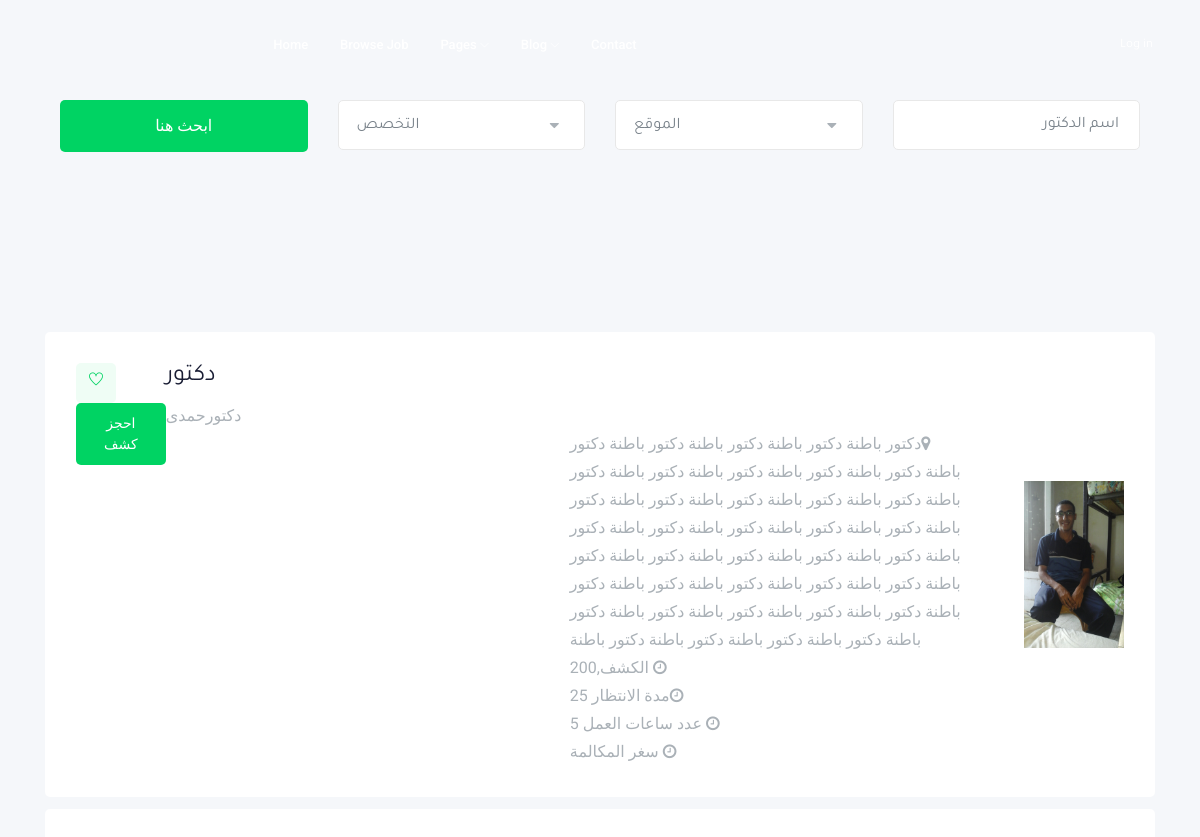
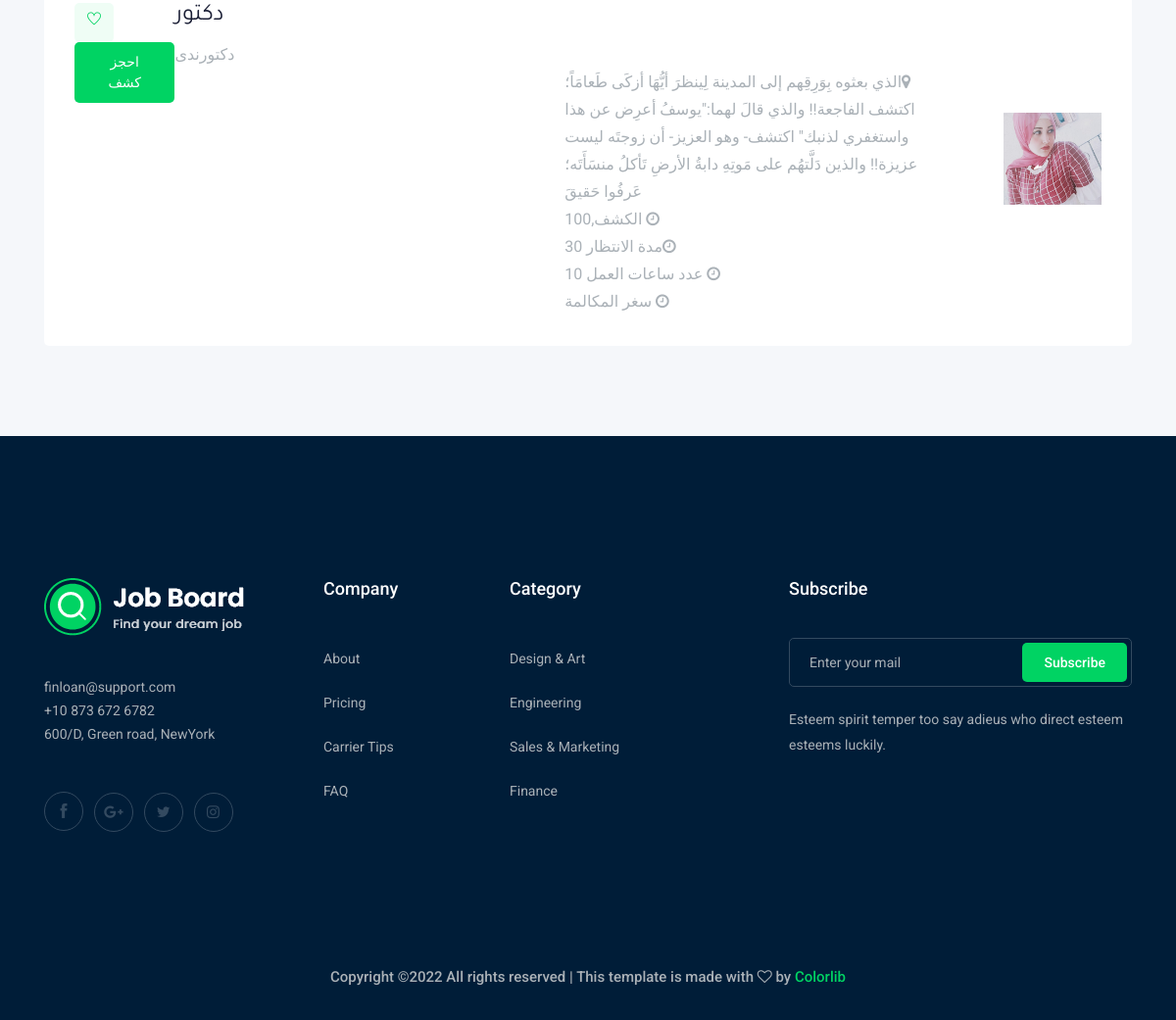
The page /accounts/doctors/ on the database its author committed (2 pictures, top to bottom).
### accounts/models.py (models this page shows, shortened)
class Profile(models.Model):
    user = models.OneToOneField(User, verbose_name='user', on_delete=models.CASCADE)
    name = models.CharField("الاسم", max_length=20)
    subtitle = models.TextField("نبذةعنك ", max_length=2000, blank=True, null=True)
    address = models.CharField("المحافظة ", max_length=100, blank=True, null=True )
    address_detail = models.CharField("العنوان بالتفصيل", max_length=100, blank=True, null=True)
    doctor = models.CharField("دكتور؟", max_length=100,choices=DOCTOR_IN, blank=True, null=True)
    specialist_doctor = models.CharField(" متخصص فى", max_length=100, blank=True, null=True)
    who_i = models.TextField("من انا", max_length=1000)
    price = models.IntegerField("سعر الكشف", blank=True, null=True)
    hour_of_work = models.IntegerField("عدد سعات العمل", blank=True, null=True)
    hour_of_wait = models.IntegerField("مدة الانتظار", blank=True, null=True)
    mobile = models.IntegerField("سعر المكالمة", blank=True, null=True)
    facebook = models.CharField(max_length=100, blank=True, null=True)
    google = models.CharField(max_length=100, blank=True, null=True)
    twitter = models.CharField(max_length=100, blank=True, null=True)
    image = models.ImageField("الصورة الشخصية", upload_to="profile", null=True,blank=True)
    type_of_person = models.CharField('نوع الدكتور',choices=TYPE_OF_PERSON,max_length=50)
    slug = models.SlugField("slug", blank=True, null=True)
    class Meta:
        verbose_name = _("profile")
        verbose_name_plural = _("profiles")

### accounts/views.py (the view)
# urls.py: path('doctors/', views.doctors_list, name='doctors_list'),
def doctors_list(request):
    doctors = Profile.objects.all()
    context = {"doctors": doctors}
    return render(request, 'user/doctors_list.html', context)

### accounts/templates/user/doctors_list.html (shortened to what this page needs)
{% extends 'base.html' %}
{% load static %}
{% block body %}
<div dir="rtl">
    <div class="job_listing_area">
        <div class="container">
            {% include 'user/search.html' %}
            <div class="job_lists">
                <div class="row">
                    {% for d in doctors %}
                    <div class="col-lg-12 col-md-12">
                        <div class="single_jobs white-bg d-flex justify-content-between">
                            <div class="jobs_left d-flex align-items-center">
                                <div >
                                    {% if d.image %}
                                    <img src="{{d.image.url}}" alt="" width="100" >
                                    {% else %}
                                    <img src="{% static 'static_files\img\blog\author.png' %}" alt="" width="100" >
                                    {% endif %}
                                </div>
                                <div class="jobs_conetent">
                                    <a href="{% url 'accounts:doctor_detail' d.slug  %}"><h4>دكتور</h4></a>
                                    <div class="links_locat d-flex align-items-left">
                                        <div class="location">
                                            <p> <i class="fas fa-briefcase"></i> دكتور<span>{{ d.name }}</span></p>
                                            <p style="width: 50%"> <i class="fa fa-map-marker"></i><span>{{d.who_i}}</span></p>
                                            <p style="width: 50%"> <i class="fa fa-clock-o"></i> الكشف,<span>{{d.price}}</span></p>
                                            <p style="width: 50%"> <i class="fa fa-clock-o"></i>مدة الانتظار <span>{{d.hour_of_wait}}</span></p>
                                            <p style="width: 50%"> <i class="fa fa-clock-o"></i> عدد ساعات العمل {{d.hour_of_work}}</p>
                                            <p style="width: 50%"> <i class="fa fa-clock-o"></i> سغر المكالمة</p>
                                        </div>
                                    </div>
                                </div>
                            </div>
                            <div class="jobs_right">
                                <div class="apply_now">
                                    <a class="heart_mark" href="#"> <i class="ti-heart"></i> </a>
                                    <a href="job_details.html" class="boxed-btn3">احجز كشف </a>
                                </div>
                            </div>
                        </div>
                    </div>
                    {% endfor %}
                </div>
            </div>
        </div>
    </div>
</div>
{% endblock %}

### templates/base.html (shortened to what this page needs)
{% load static %}
<!doctype html>
<html class="no-js" lang="zxx">
<head>
    <link rel="stylesheet" href="{% static 'static_files/css/bootstrap.min.css'%}">
    <link rel="stylesheet" href="{% static 'static_files/css/owl.carousel.min.css'%}">
    <link rel="stylesheet" href="{% static 'static_files/css/magnific-popup.css'%}">
    <link rel="stylesheet" href="{% static 'static_files/css/font-awesome.min.css'%}">
    <link rel="stylesheet" href="{% static 'static_files/css/themify-icons.css'%}">
    <link rel="stylesheet" href="{% static 'static_files/css/nice-select.css'%}">
    <link rel="stylesheet" href="{% static 'static_files/css/flaticon.css'%}">
    <link rel="stylesheet" href="{% static 'static_files/css/gijgo.css'%}">
    <link rel="stylesheet" href="{% static 'static_files/css/animate.min.css'%}">
    <link rel="stylesheet" href="{% static 'static_files/css/slicknav.css'%}">
    <link rel="stylesheet" href="{% static 'static_files/css/style.css'%}">
</head>
<body>
    <header>
        <div class="header-area ">
            <div id="sticky-header" class="main-header-area">
                <div class="container-fluid ">
                    <div class="header_bottom_border">
                        <div class="row align-items-center">
                            <div class="col-xl-9 col-lg-9">
                                <div class="main-menu  d-none d-lg-block">
                                    <nav>
                                        <ul id="navigation">
                                            <li><a href="index.html">home</a></li>
                                            <li><a href="jobs.html">Browse Job</a></li>
                                            <li><a href="#">pages <i class="ti-angle-down"></i></a>
                                            </li>
                                            <li><a href="#">blog <i class="ti-angle-down"></i></a>
                                            </li>
                                            <li><a href="contact.html">Contact</a></li>
                                        </ul>
                                    </nav>
                                </div>
                            </div>
                            <div class="col-xl-3 col-lg-3 d-none d-lg-block">
                                <div class="Appointment">
                                    <div class="phone_num d-none d-xl-block">
                                        <a href="#">Log in</a>
                                    </div>
                                </div>
                            </div>
                            <div class="col-12">
                            </div>
                        </div>
                    </div>
                </div>
            </div>
        </div>
    </header>
 {% block body %}
 {% endblock %}
    <footer class="footer">
        <div class="footer_top">
            <div class="container">
                <div class="row">
                    <div class="col-xl-3 col-md-6 col-lg-3">
                        <div class="footer_widget wow fadeInUp" data-wow-duration="1s" data-wow-delay=".3s">
                            <div class="footer_logo">
                                <a href="#">
                                    <img src="{% static 'static_files/img/logo.png'%}" alt="">
                                </a>
                            </div>
                            <p>
                                finloan@support.com <br>
                                +10 873 672 6782 <br>
                                600/D, Green road, NewYork
                            </p>
                            <div class="socail_links">
                                <ul>
                                    <li>
                                        <a href="#">
                                            <i class="ti-facebook"></i>
                                        </a>
                                    </li>
                                    <li>
                                        <a href="#">
                                            <i class="fa fa-google-plus"></i>
                                        </a>
                                    </li>
                                    <li>
                                        <a href="#">
                                            <i class="fa fa-twitter"></i>
                                        </a>
                                    </li>
                                    <li>
                                        <a href="#">
                                            <i class="fa fa-instagram"></i>
                                        </a>
                                    </li>
                                </ul>
                            </div>
                        </div>
                    </div>
                    <div class="col-xl-2 col-md-6 col-lg-2">
                        <div class="footer_widget wow fadeInUp" data-wow-duration="1.1s" data-wow-delay=".4s">
                            <h3 class="footer_title">
                                Company
                            </h3>
                            <ul>
                                <li><a href="#">About </a></li>
                                <li><a href="#"> Pricing</a></li>
                                <li><a href="#">Carrier Tips</a></li>
                                <li><a href="#">FAQ</a></li>
                            </ul>
                        </div>
                    </div>
                    <div class="col-xl-3 col-md-6 col-lg-3">
                        <div class="footer_widget wow fadeInUp" data-wow-duration="1.2s" data-wow-delay=".5s">
                            <h3 class="footer_title">
                                Category
                            </h3>
                            <ul>
                                <li><a href="#">Design & Art</a></li>
                                <li><a href="#">Engineering</a></li>
                                <li><a href="#">Sales & Marketing</a></li>
                                <li><a href="#">Finance</a></li>
                            </ul>
                        </div>
                    </div>
                    <div class="col-xl-4 col-md-6 col-lg-4">
                        <div class="footer_widget wow fadeInUp" data-wow-duration="1.3s" data-wow-delay=".6s">
                            <h3 class="footer_title">
                                Subscribe
                            </h3>
                            <form action="#" class="newsletter_form">
                                <input type="text" placeholder="Enter your mail">
                                <button type="submit">Subscribe</button>
                            </form>
                            <p class="newsletter_text">Esteem spirit temper too say adieus who direct esteem esteems
                                luckily.</p>
                        </div>
                    </div>
                </div>
            </div>
        </div>
        <div class="copy-right_text wow fadeInUp" data-wow-duration="1.4s" data-wow-delay=".3s">
            <div class="container">
                <div class="row">
                    <div class="col-xl-12">
                        <p class="copy_right text-center">
Copyright &copy;<script>document.write(new Date().getFullYear());</script> All rights reserved | This template is made with <i class="fa fa-heart-o" aria-hidden="true"></i> by <a href="https://colorlib.com" target="_blank">Colorlib</a>
                        </p>
                    </div>
                </div>
            </div>
        </div>
    </footer>
</body>
</html>

### accounts/templates/user/search.html (shortened to what this page needs)
    <div class="catagory_area">
        <div class="container">
            <div class="row cat_search">
                <div class="col-lg-3 col-md-4">
                    <div class="single_input">
                        <input type="text" placeholder="اسم الدكتور">
                    </div>
                </div>
                <div class="col-lg-3 col-md-4">
                </div>
                <div class="col-lg-3 col-md-4">
                </div>
                <div class="col-lg-3 col-md-12">
                    <div class="job_btn">
                        <a href="#" class="boxed-btn3">ابحث هنا </a>
                    </div>
                </div>
            </div>
        </div>
    </div>

### rows shown on the page
Profile: image (picture), name "حمدى", who_i "دكتور باطنة دكتور باطنة دكتور باطنة دكتور باطنة دكتور باطنة دكتور باطنة دكتور باطنة دكتور باطنة دكتور باطنة دكتور باطنة دكتور باطنة دكتور باطنة دكتور باطنة دكتور باطنة دكتور باطنة دكتور باطنة دكتور باطنة دكتور باطنة دكتور باطنة دكتور باطنة دكتور باطنة دكتور باطنة دكتور باطنة دكتور باطنة دكتور باطنة دكتور باطنة دكتور باطنة دكتور باطنة دكتور باطنة دكتور باطنة دكتور باطنة دكتور باطنة دكتور باطنة دكتور باطنة دكتور باطنة دكتور باطنة دكتور باطنة دكتور باطنة دكتور باطنة", price "200", hour_of_wait "25", hour_of_work "5"
Profile: image (picture), name "ندى", who_i "الذي بعثوه بِوَرِقِهم إلى المدينة لِينظرَ أيُّهَا أزكَى طَعامَاً؛ اكتشف الفاجعة!! والذي قالَ لهما:\"يوسفُ أعرِض عن هذا واستغفري لذنبك\" اكتشف- وهو العزيز- أن زوجتَه ليست عزيزة!! والذين دَلَّتهُم على مَوتِهِ دابةُ الأرضِ تَأكلُ منسَأَتَه؛ عَرفُوا حَقيقَ", price "100", hour_of_wait "30", hour_of_work "10"
